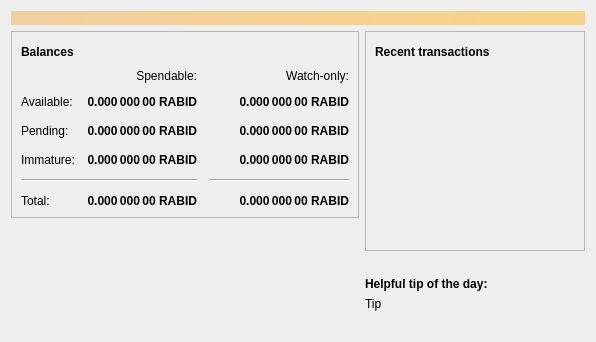
<?xml version="1.0" encoding="UTF-8"?>
<ui version="4.0">
 <class>OverviewPage</class>
 <widget class="QWidget" name="OverviewPage">
  <property name="geometry">
   <rect>
    <x>0</x>
    <y>0</y>
    <width>596</width>
    <height>342</height>
   </rect>
  </property>
  <property name="windowTitle">
   <string>Form</string>
  </property>
  <layout class="QVBoxLayout" name="topLayout">
   <item>
    <widget class="QLabel" name="labelAlerts">
     <property name="visible">
      <bool>false</bool>
     </property>
     <property name="styleSheet">
      <string notr="true">QLabel { background-color: qlineargradient(x1: 0, y1: 0, x2: 1, y2: 0, stop:0 #F0D0A0, stop:1 #F8D488); color:#000000; }</string>
     </property>
     <property name="wordWrap">
      <bool>true</bool>
     </property>
     <property name="margin">
      <number>3</number>
     </property>
     <property name="textInteractionFlags">
      <set>Qt::TextSelectableByMouse</set>
     </property>
    </widget>
   </item>
   <item>
    <layout class="QHBoxLayout" name="horizontalLayout" stretch="1,1">
     <item>
      <layout class="QVBoxLayout" name="verticalLayout_2">
       <item>
        <widget class="QFrame" name="frame">
         <property name="frameShape">
          <enum>QFrame::StyledPanel</enum>
         </property>
         <property name="frameShadow">
          <enum>QFrame::Raised</enum>
         </property>
         <layout class="QVBoxLayout" name="verticalLayout_4">
          <item>
           <layout class="QHBoxLayout" name="horizontalLayout_4">
            <item>
             <widget class="QLabel" name="label_5">
              <property name="font">
               <font>
                <weight>75</weight>
                <bold>true</bold>
               </font>
              </property>
              <property name="text">
               <string>Balances</string>
              </property>
             </widget>
            </item>
            <item>
             <widget class="QPushButton" name="labelWalletStatus">
              <property name="enabled">
               <bool>true</bool>
              </property>
              <property name="maximumSize">
               <size>
                <width>30</width>
                <height>16777215</height>
               </size>
              </property>
              <property name="toolTip">
               <string>The displayed information may be out of date. Your wallet automatically synchronizes with the RabidCoin network after a connection is established, but this process has not completed yet.</string>
              </property>
              <property name="text">
               <string/>
              </property>
              <property name="icon">
               <iconset resource="../bitcoin.qrc">
                <normaloff>:/icons/warning</normaloff>
                <disabledoff>:/icons/warning</disabledoff>:/icons/warning</iconset>
              </property>
              <property name="iconSize">
               <size>
                <width>24</width>
                <height>24</height>
               </size>
              </property>
              <property name="flat">
               <bool>true</bool>
              </property>
             </widget>
            </item>
            <item>
             <spacer name="horizontalSpacer_3">
              <property name="orientation">
               <enum>Qt::Horizontal</enum>
              </property>
              <property name="sizeHint" stdset="0">
               <size>
                <width>40</width>
                <height>20</height>
               </size>
              </property>
             </spacer>
            </item>
           </layout>
          </item>
          <item>
           <layout class="QGridLayout" name="gridLayout">
            <property name="spacing">
             <number>12</number>
            </property>
            <item row="2" column="2">
             <widget class="QLabel" name="labelWatchPending">
              <property name="font">
               <font>
                <weight>75</weight>
                <bold>true</bold>
               </font>
              </property>
              <property name="cursor">
               <cursorShape>IBeamCursor</cursorShape>
              </property>
              <property name="toolTip">
               <string>Unconfirmed transactions to watch-only addresses</string>
              </property>
              <property name="text">
               <string notr="true">0.000 000 00 RABID</string>
              </property>
              <property name="alignment">
               <set>Qt::AlignRight|Qt::AlignTrailing|Qt::AlignVCenter</set>
              </property>
              <property name="textInteractionFlags">
               <set>Qt::LinksAccessibleByMouse|Qt::TextSelectableByKeyboard|Qt::TextSelectableByMouse</set>
              </property>
             </widget>
            </item>
            <item row="2" column="1">
             <widget class="QLabel" name="labelUnconfirmed">
              <property name="font">
               <font>
                <weight>75</weight>
                <bold>true</bold>
               </font>
              </property>
              <property name="cursor">
               <cursorShape>IBeamCursor</cursorShape>
              </property>
              <property name="toolTip">
               <string>Total of transactions that have yet to be confirmed, and do not yet count toward the spendable balance</string>
              </property>
              <property name="text">
               <string notr="true">0.000 000 00 RABID</string>
              </property>
              <property name="alignment">
               <set>Qt::AlignRight|Qt::AlignTrailing|Qt::AlignVCenter</set>
              </property>
              <property name="textInteractionFlags">
               <set>Qt::LinksAccessibleByMouse|Qt::TextSelectableByKeyboard|Qt::TextSelectableByMouse</set>
              </property>
             </widget>
            </item>
            <item row="3" column="2">
             <widget class="QLabel" name="labelWatchImmature">
              <property name="font">
               <font>
                <weight>75</weight>
                <bold>true</bold>
               </font>
              </property>
              <property name="cursor">
               <cursorShape>IBeamCursor</cursorShape>
              </property>
              <property name="toolTip">
               <string>Mined balance in watch-only addresses that has not yet matured</string>
              </property>
              <property name="text">
               <string notr="true">0.000 000 00 RABID</string>
              </property>
              <property name="alignment">
               <set>Qt::AlignRight|Qt::AlignTrailing|Qt::AlignVCenter</set>
              </property>
              <property name="textInteractionFlags">
               <set>Qt::LinksAccessibleByMouse|Qt::TextSelectableByKeyboard|Qt::TextSelectableByMouse</set>
              </property>
             </widget>
            </item>
            <item row="4" column="0" colspan="2">
             <widget class="Line" name="line">
              <property name="orientation">
               <enum>Qt::Horizontal</enum>
              </property>
             </widget>
            </item>
            <item row="4" column="2">
             <widget class="Line" name="lineWatchBalance">
              <property name="sizePolicy">
               <sizepolicy hsizetype="Preferred" vsizetype="Fixed">
                <horstretch>0</horstretch>
                <verstretch>0</verstretch>
               </sizepolicy>
              </property>
              <property name="minimumSize">
               <size>
                <width>140</width>
                <height>0</height>
               </size>
              </property>
              <property name="orientation">
               <enum>Qt::Horizontal</enum>
              </property>
             </widget>
            </item>
            <item row="5" column="0">
             <widget class="QLabel" name="labelTotalText">
              <property name="text">
               <string>Total:</string>
              </property>
             </widget>
            </item>
            <item row="3" column="1">
             <widget class="QLabel" name="labelImmature">
              <property name="font">
               <font>
                <weight>75</weight>
                <bold>true</bold>
               </font>
              </property>
              <property name="cursor">
               <cursorShape>IBeamCursor</cursorShape>
              </property>
              <property name="toolTip">
               <string>Mined balance that has not yet matured</string>
              </property>
              <property name="text">
               <string notr="true">0.000 000 00 RABID</string>
              </property>
              <property name="alignment">
               <set>Qt::AlignRight|Qt::AlignTrailing|Qt::AlignVCenter</set>
              </property>
              <property name="textInteractionFlags">
               <set>Qt::LinksAccessibleByMouse|Qt::TextSelectableByKeyboard|Qt::TextSelectableByMouse</set>
              </property>
             </widget>
            </item>
            <item row="2" column="3">
             <spacer name="horizontalSpacer_2">
              <property name="orientation">
               <enum>Qt::Horizontal</enum>
              </property>
              <property name="sizeHint" stdset="0">
               <size>
                <width>40</width>
                <height>20</height>
               </size>
              </property>
             </spacer>
            </item>
            <item row="3" column="0">
             <widget class="QLabel" name="labelImmatureText">
              <property name="text">
               <string>Immature:</string>
              </property>
             </widget>
            </item>
            <item row="5" column="1">
             <widget class="QLabel" name="labelTotal">
              <property name="font">
               <font>
                <weight>75</weight>
                <bold>true</bold>
               </font>
              </property>
              <property name="cursor">
               <cursorShape>IBeamCursor</cursorShape>
              </property>
              <property name="toolTip">
               <string>Your current total balance</string>
              </property>
              <property name="text">
               <string notr="true">0.000 000 00 RABID</string>
              </property>
              <property name="alignment">
               <set>Qt::AlignRight|Qt::AlignTrailing|Qt::AlignVCenter</set>
              </property>
              <property name="textInteractionFlags">
               <set>Qt::LinksAccessibleByMouse|Qt::TextSelectableByKeyboard|Qt::TextSelectableByMouse</set>
              </property>
             </widget>
            </item>
            <item row="5" column="2">
             <widget class="QLabel" name="labelWatchTotal">
              <property name="font">
               <font>
                <weight>75</weight>
                <bold>true</bold>
               </font>
              </property>
              <property name="cursor">
               <cursorShape>IBeamCursor</cursorShape>
              </property>
              <property name="toolTip">
               <string>Current total balance in watch-only addresses</string>
              </property>
              <property name="text">
               <string notr="true">0.000 000 00 RABID</string>
              </property>
              <property name="alignment">
               <set>Qt::AlignRight|Qt::AlignTrailing|Qt::AlignVCenter</set>
              </property>
              <property name="textInteractionFlags">
               <set>Qt::LinksAccessibleByMouse|Qt::TextSelectableByKeyboard|Qt::TextSelectableByMouse</set>
              </property>
             </widget>
            </item>
            <item row="0" column="2">
             <widget class="QLabel" name="labelWatchonly">
              <property name="text">
               <string>Watch-only:</string>
              </property>
              <property name="alignment">
               <set>Qt::AlignRight|Qt::AlignTrailing|Qt::AlignVCenter</set>
              </property>
             </widget>
            </item>
            <item row="1" column="0">
             <widget class="QLabel" name="labelBalanceText">
              <property name="text">
               <string>Available:</string>
              </property>
             </widget>
            </item>
            <item row="1" column="1">
             <widget class="QLabel" name="labelBalance">
              <property name="font">
               <font>
                <weight>75</weight>
                <bold>true</bold>
               </font>
              </property>
              <property name="cursor">
               <cursorShape>IBeamCursor</cursorShape>
              </property>
              <property name="toolTip">
               <string>Your current spendable balance</string>
              </property>
              <property name="text">
               <string notr="true">0.000 000 00 RABID</string>
              </property>
              <property name="alignment">
               <set>Qt::AlignRight|Qt::AlignTrailing|Qt::AlignVCenter</set>
              </property>
              <property name="textInteractionFlags">
               <set>Qt::LinksAccessibleByMouse|Qt::TextSelectableByKeyboard|Qt::TextSelectableByMouse</set>
              </property>
             </widget>
            </item>
            <item row="1" column="2">
             <widget class="QLabel" name="labelWatchAvailable">
              <property name="font">
               <font>
                <weight>75</weight>
                <bold>true</bold>
               </font>
              </property>
              <property name="cursor">
               <cursorShape>IBeamCursor</cursorShape>
              </property>
              <property name="toolTip">
               <string>Your current balance in watch-only addresses</string>
              </property>
              <property name="text">
               <string notr="true">0.000 000 00 RABID</string>
              </property>
              <property name="alignment">
               <set>Qt::AlignRight|Qt::AlignTrailing|Qt::AlignVCenter</set>
              </property>
              <property name="textInteractionFlags">
               <set>Qt::LinksAccessibleByMouse|Qt::TextSelectableByKeyboard|Qt::TextSelectableByMouse</set>
              </property>
             </widget>
            </item>
            <item row="2" column="0">
             <widget class="QLabel" name="labelPendingText">
              <property name="text">
               <string>Pending:</string>
              </property>
             </widget>
            </item>
            <item row="0" column="1">
             <widget class="QLabel" name="labelSpendable">
              <property name="text">
               <string>Spendable:</string>
              </property>
              <property name="alignment">
               <set>Qt::AlignRight|Qt::AlignTrailing|Qt::AlignVCenter</set>
              </property>
             </widget>
            </item>
           </layout>
          </item>
         </layout>
        </widget>
       </item>
       <item>
        <spacer name="verticalSpacer">
         <property name="orientation">
          <enum>Qt::Vertical</enum>
         </property>
         <property name="sizeHint" stdset="0">
          <size>
           <width>20</width>
           <height>40</height>
          </size>
         </property>
        </spacer>
       </item>
       <item>
        <layout class="QGridLayout" name="logo_grid">
          <item>
            <widget class="QLabel" name="label_wallet_bgcoin">
             <property name="text">
              <string/>
             </property>
             <property name="pixmap">
              <pixmap resource="../bitcoin.qrc">:/icons/wallet_bgcoin</pixmap>
             </property>
             <property name="scaledContents">
              <bool>false</bool>
             </property>
             <property name="alignment">
              <set>Qt::AlignCenter</set>
             </property>
             <property name="margin">
              <number>-2</number>
             </property>
            </widget>
          </item>
          <item>
            <widget class="QLabel" name="label_wallet_version_overlay">
              <property name="text">
               <string></string>
              </property>
              <property name="pixmap">
              </property>
              <property name="scaledContents">
               <bool>false</bool>
              </property>
              <property name="alignment">
               <set>Qt::AlignLeft|Qt::AlignBottom</set>
              </property>
              <property name="margin">
               <number>2</number>
              </property>
            </widget>
          </item>
        </layout>
       </item>
      </layout>
     </item>
     <item>
      <layout class="QVBoxLayout" name="verticalLayout_3">
       <item>
        <widget class="QFrame" name="frame_2">
         <property name="frameShape">
          <enum>QFrame::StyledPanel</enum>
         </property>
         <property name="frameShadow">
          <enum>QFrame::Raised</enum>
         </property>
         <layout class="QVBoxLayout" name="verticalLayout">
          <item>
           <layout class="QHBoxLayout" name="horizontalLayout_2">
            <item>
             <widget class="QLabel" name="label_4">
              <property name="font">
               <font>
                <weight>75</weight>
                <bold>true</bold>
               </font>
              </property>
              <property name="text">
               <string>Recent transactions</string>
              </property>
             </widget>
            </item>
            <item>
             <widget class="QPushButton" name="labelTransactionsStatus">
              <property name="enabled">
               <bool>true</bool>
              </property>
              <property name="maximumSize">
               <size>
                <width>30</width>
                <height>16777215</height>
               </size>
              </property>
              <property name="toolTip">
               <string>The displayed information may be out of date. Your wallet automatically synchronizes with the RabidCoin network after a connection is established, but this process has not completed yet.</string>
              </property>
              <property name="text">
               <string/>
              </property>
              <property name="icon">
               <iconset resource="../bitcoin.qrc">
                <normaloff>:/icons/warning</normaloff>
                <disabledoff>:/icons/warning</disabledoff>:/icons/warning</iconset>
              </property>
              <property name="iconSize">
               <size>
                <width>24</width>
                <height>24</height>
               </size>
              </property>
              <property name="flat">
               <bool>true</bool>
              </property>
             </widget>
            </item>
            <item>
             <spacer name="horizontalSpacer">
              <property name="orientation">
               <enum>Qt::Horizontal</enum>
              </property>
              <property name="sizeHint" stdset="0">
               <size>
                <width>40</width>
                <height>20</height>
               </size>
              </property>
             </spacer>
            </item>
           </layout>
          </item>
          <item>
           <widget class="QListView" name="listTransactions">
            <property name="styleSheet">
             <string notr="true">QListView { background: transparent; }</string>
            </property>
            <property name="frameShape">
             <enum>QFrame::NoFrame</enum>
            </property>
            <property name="verticalScrollBarPolicy">
             <enum>Qt::ScrollBarAlwaysOff</enum>
            </property>
            <property name="horizontalScrollBarPolicy">
             <enum>Qt::ScrollBarAlwaysOff</enum>
            </property>
            <property name="selectionMode">
             <enum>QAbstractItemView::NoSelection</enum>
            </property>
           </widget>
          </item>
         </layout>
        </widget>
       </item>
       <item>
        <spacer name="verticalSpacer_2">
         <property name="orientation">
          <enum>Qt::Vertical</enum>
         </property>
         <property name="sizeHint" stdset="0">
          <size>
           <width>20</width>
           <height>40</height>
          </size>
         </property>
        </spacer>
       </item>
       <item>
        <layout class="QVBoxLayout" name="verticalLayout_5">
         <property name="topMargin">
          <number>0</number>
         </property>
         <item>
          <widget class="QLabel" name="label_tip_header">
           <property name="font">
            <font>
             <weight>75</weight>
             <bold>true</bold>
            </font>
           </property>
           <property name="text">
            <string>Helpful tip of the day:</string>
           </property>
          </widget>
         </item>
         <item>
          <widget class="QLabel" name="label_tip">
           <property name="text">
            <string>Tip</string>
           </property>
          </widget>
         </item>
         <item>
          <spacer name="verticalSpacer_3">
           <property name="orientation">
            <enum>Qt::Vertical</enum>
           </property>
           <property name="sizeType">
            <enum>QSizePolicy::Maximum</enum>
           </property>
           <property name="sizeHint" stdset="0">
            <size>
             <width>20</width>
             <height>40</height>
            </size>
           </property>
          </spacer>
         </item>
        </layout>
       </item>
      </layout>
     </item>
    </layout>
   </item>
  </layout>
 </widget>
 <resources>
  <include location="../bitcoin.qrc"/>
 </resources>
 <connections/>
</ui>
